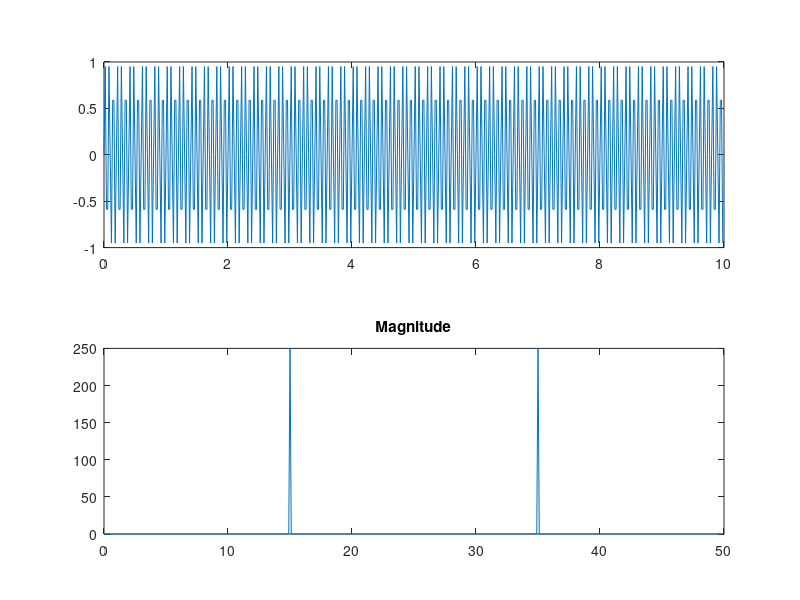

Write MATLAB code to recreate this figure.
close all; clear;

MIN = 0;
MAX = 10;
STEP = 1/50;
f1 = 2*pi*15;
f2 = 2*pi*20;

t = MIN:STEP:MAX-STEP;
x = sin(f1*t);% + sin(f2*t);
y = fft(x);     
f = (0:length(y)-1)*50/length(y);
%When you plot the magnitude of the signal as a function of frequency, the spikes in magnitude correspond to the signal's frequency components of 15 Hz and 20 Hz.

figure('units','normalized','outerposition',[0.5 0 0.5 1]) % [left bottom width height] % https://au.mathworks.com/matlabcentral/answers/102219-how-do-i-make-a-figure-full-screen-programmatically-in-matlab
subplot(2,1,1)
plot(t,x)
subplot(2,1,2)
plot(f,abs(y))
title('Magnitude')
